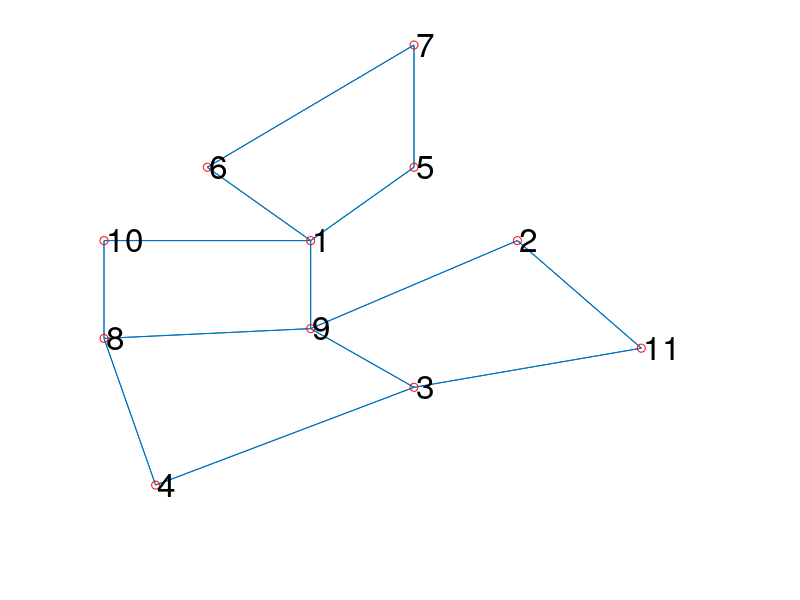

MATLAB code to generate this figure:
%% for given vertices and segments and a given vertex kvertex finds
%% all vertices opposite to it in each macroelement which have
%% larger number.  
kvertex=9;
dim=2;

xy=[...
    1, 1.5  ,3;
    2, 2.5  ,3;
    3, 2    ,1.5;
    4, 0.75 ,0.5;
    5, 2    ,3.75;
    6, 1    ,3.75;
    7, 2    ,5;
    8, 0.5, 2; 
     9, 1.5,2.1;
     10,0.5,3;
     11, 3.1,1.9...
    ];

seg=[...
        4,3;
	8,9;
	 10,1;
	 3,11;
	 9,2;
	 9,1;
	 1,5;
	 6,7;
	 6,1;
	 7,5;
	 10,8;
	 2,11;
	 9,3;
	 1,9;
	 8,4];
nv=size(xy,1);
ne = size(seg,1);
o=ones(ne,1);
A=sparse(seg(:,1),seg(:,2),o,nv,nv);
[i,j,o]=find(A+transpose(A));
ne1 = length(i);
o=ones(ne1,1);
A=sparse(i,j,o,nv,nv);

hold on;
ek=zeros(nv,1);
for k=1:nv
  ek(k)=1;
  a=A*(A*ek+ek);
  jj=find(a==dim);
  jj=jj(find(jj>k));
  ek(k)=0;
  disp([int2str(k),':  ',int2str(jj')])
end
gplot(A,xy(:,2:3)); 
plot(xy(:,2),xy(:,3),'ro'); 
for i=1:nv
set(text(xy(i,2)+0.01,xy(i,3)+0.01,int2str(i)),'FontSize',24);
end
axis off
hold off 
